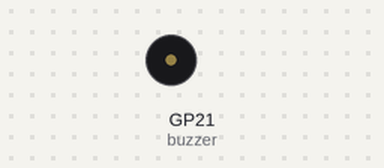
Simulated run of this program. Board: Raspberry Pi Pico running MicroPython. Shown: buzzer (waves = sounding). At 2.4 s the program stops and its outputs stay as they are.

Above: at 0.3 s.
At 1.7 s:
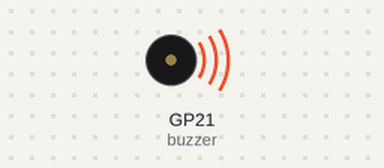
Timing chart, 0 to 3.9 s (numbered marks = the images above):
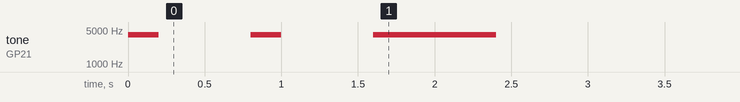

Measured:
- by itself, tone on GP21 (buzzer): goes 4000 Hz 0.20 s, silent 0.60 s, 4000 Hz 0.20 s, silent 0.60 s, 4000 Hz 0.80 s, then silent

The program:

ref_start_sound.py
```python
from machine import Pin, PWM
import time
BUZZER_PIN = 21
buzzer = PWM(Pin(BUZZER_PIN))
buzzer.freq(4000)

for i in range(2):
    buzzer.duty_u16(32768)
    time.sleep(0.2)
    buzzer.duty_u16(0)
    time.sleep(0.6)

buzzer.duty_u16(32768)
time.sleep(0.8)
buzzer.deinit()

# GP21을 확실히 LOW로 고정
# buzzer_pin = Pin(BUZZER_PIN, Pin.OUT)
# buzzer_pin.value(0)
Pin(BUZZER_PIN, Pin.OUT).value(0)
```
